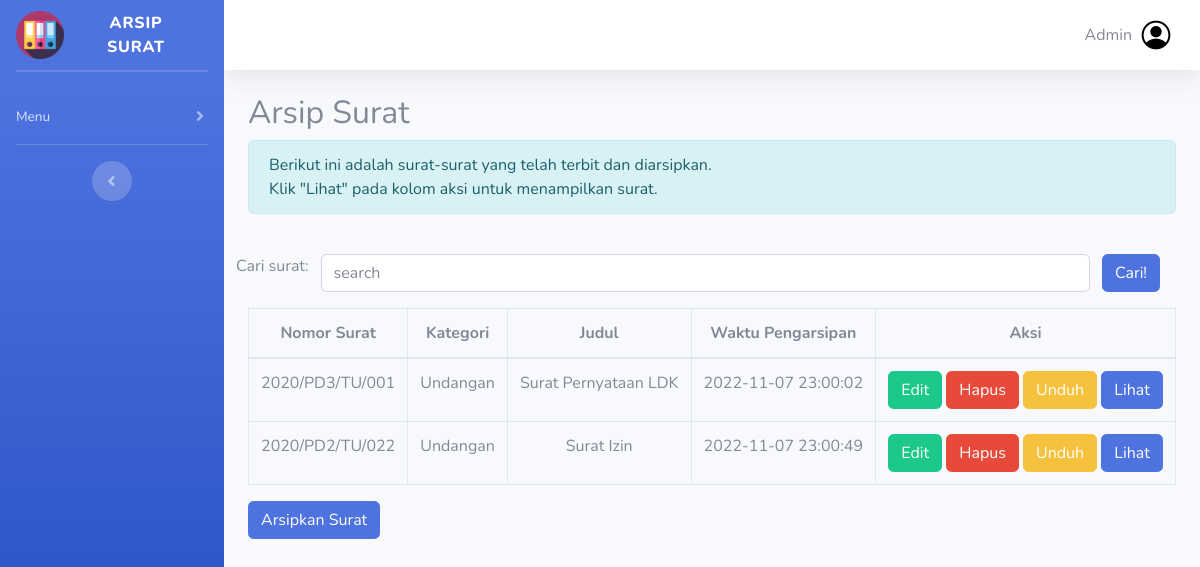
/arsip.php (signed in), run on the app's committed database.
### tables this page shows
CREATE TABLE `arsip` (
  `id_arsip` int(11) NOT NULL,
  `nomor_surat` varchar(100) NOT NULL,
  `kategori` varchar(100) NOT NULL,
  `judul` varchar(200) NOT NULL,
  `waktu` datetime NOT NULL DEFAULT current_timestamp(),
  `file` varchar(200) NOT NULL
);

### arsip.php (the view, shortened to what this page needs)
<!DOCTYPE html>
<html>
<head>
<link rel="stylesheet" href="asset/css/sb-admin-2.min.css">
<?php
    include("layout/header.php");
    include("layout/sidebar.php");
    include("layout/topbar.php");
?>
</head>
<body>
    <div class="container">
    <h2>Arsip Surat</h2>
    <div class="alert alert-info">
				<medium>
        Berikut ini adalah surat-surat yang telah terbit dan diarsipkan.<br />
				Klik "Lihat" pada kolom aksi untuk menampilkan surat.<br />
				</medium>
			</div>
    <br>
    <form class="form-group row" method="get" action="">
              <span>Cari surat: </span>
              <div class="col-sm-10">
                <input type="text" class="form-control" placeholder="search" name="cari">
              </div>
              <input type="submit" class="btn btn-primary" value="Cari!" />
    </form>
    <table class="table table-bordered table-hover">
    <thead>
        <tr>
            <th style="text-align: center;">Nomor Surat</th>
            <th style="text-align: center;">Kategori</th>
            <th style="text-align: center;">Judul</th>
            <th style="text-align: center;">Waktu Pengarsipan</th>
            <th colspan='3' style="text-align: center;">Aksi</th>
        </tr>
    </thead>
    <tbody>
<?php
include "koneksi.php";
    $query = mysqli_query($kon, "SELECT * FROM arsip");
    while ($dt = mysqli_fetch_assoc($query)) {
      ?>
      <tr>
        <td style="text-align: center;"><?= $dt['nomor_surat']; ?></td>
        <td style="text-align: center;"><?= $dt['kategori']; ?></td>
        <td style="text-align: center;"><?= $dt['judul']; ?></td>
        <td style="text-align: center;"><?= $dt['waktu']; ?></td>
        <td style="text-align: center;">
        <a href="editarsip.php?id_arsip=<?php echo $dt['id_arsip'];?>" class="btn btn-success"> Edit </a>
        <a href="deletearsip.php?id_arsip=<?php echo $dt['id_arsip'];?>" onclick="return confirm('Apakah Anda yakin ingin menghapus arsip surat ini?');" class="btn btn-danger"> Hapus </a>
        <a href="file/<?php echo $dt['file'];?> "download="<?php echo $dt['file'];?>" class="btn btn-warning"> Unduh </a>
        <a href="lihat_data.php?nomor_surat=<?php echo $dt['nomor_surat'] ?>" class="btn btn-primary"> Lihat </a>
        </td>
      </tr>
    <?php
    }
    ?>
  </tbody>
</table>
<a href="tambaharsip.php" class="btn btn-primary" role="button"> Arsipkan Surat</a>
</div>
</body>
</html>

### layout/header.php (shortened to what this page needs)
<!DOCTYPE html>
<html lang="en">
<head>
    <link href="asset/vendor/fontawesome-free/css/all.min.css" rel="stylesheet" type="text/css">
    <link href="asset/css/sb-admin-2.min.css" rel="stylesheet">
</head>

### layout/sidebar.php (shortened to what this page needs)
<body id="page-top">
    <div id="wrapper">
        <ul class="navbar-nav bg-gradient-primary sidebar sidebar-dark accordion" id="accordionSidebar">
            <a href="index.php" class="sidebar-brand d-flex align-items-center justify-content-center" href="index.html">
                <div class="sidebar-brand-icon">
                <img class="img" style = "width:3rem; height:3rem;"
                src="img/archive.png">
                </div>
                <div class="sidebar-brand-text mx-3">ARSIP SURAT</div>
            </a>
            <hr class="sidebar-divider my-0">
            <hr class="sidebar-divider">
            <li class="nav-item">
                <a class="nav-link collapsed" href="index.php" data-toggle="collapse" data-target="#collapseTwo"
                    aria-expanded="true" aria-controls="collapseTwo">
                    <span>Menu</span>
                </a>
            </li>
            <hr class="sidebar-divider d-none d-md-block">
            <div class="text-center d-none d-md-inline">
                <button class="rounded-circle border-0" id="sidebarToggle"></button>
            </div>
        </ul>
        <div id="content-wrapper" class="d-flex flex-column">
            <div id="content">

### layout/topbar.php (shortened to what this page needs)
<nav class="navbar navbar-expand navbar-light bg-white topbar mb-4 static-top shadow">
<ul class="navbar-nav ml-auto">
    <li class="nav-item dropdown no-arrow">
        <a class="nav-link dropdown-toggle" href="#" id="userDropdown" role="button"
            data-toggle="dropdown" aria-haspopup="true" aria-expanded="false">
            <span class="mr-2 d-none d-lg-inline text-gray-600 medium"><?php echo $_SESSION['username'];?></span>
            <img class="img-profile rounded-circle"
                src="img/profile.png">
        </a>
    </li>
</ul>
</nav>

### arsip.php (style rules this page uses)
.btn { transition: transform 0.7s; }

### data on the page
arsip: nomor_surat "2020/PD3/TU/001", kategori "Undangan", judul "Surat Pernyataan LDK", waktu "2022-11-07 23:00:02"
arsip: nomor_surat "2020/PD2/TU/022", kategori "Undangan", judul "Surat Izin", waktu "2022-11-07 23:00:49"

### other printed values
$_SESSION['username'] "Admin"
